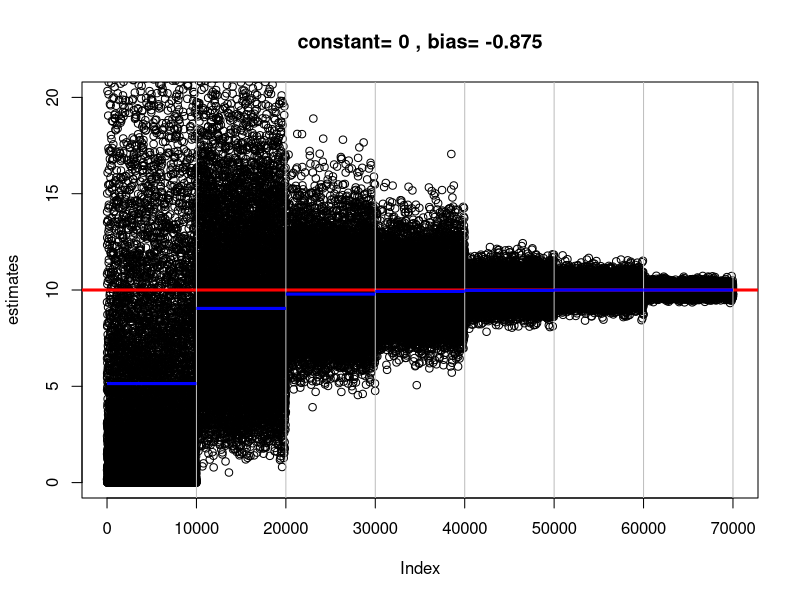
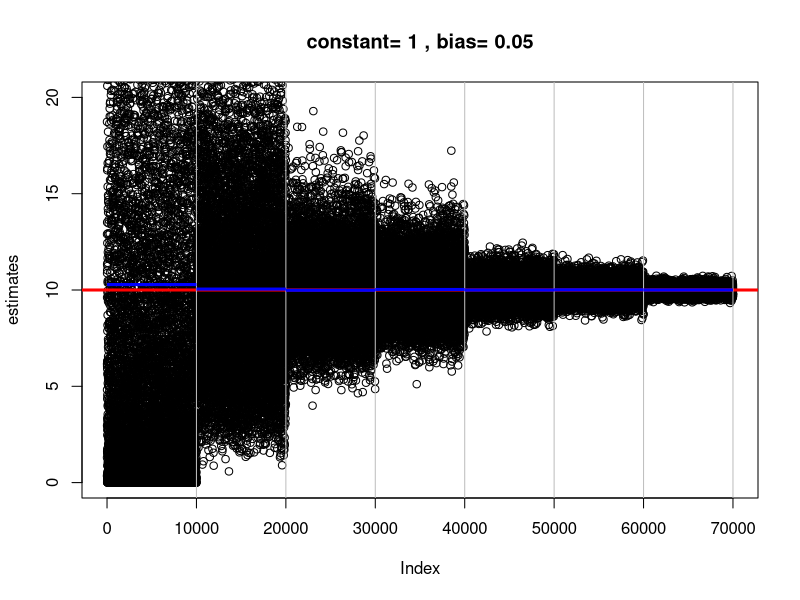
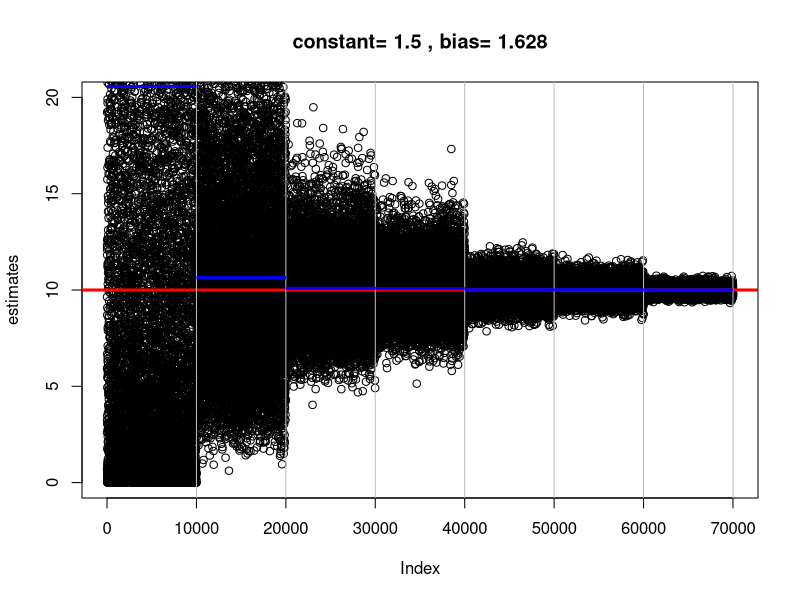

R code for these plots, in order:
# explaining Bessels Correction
# OR - why we divide by n-1 when computing a sample variance, or sd
# Peter Lugtig
# 9 september 2019
# adapted from http://lindeloev.net/misc/unbiased_sd.r

############################################

# Simulating different ways to correct for bias in estimates of sd.

var.real = 10  # correct standard deviation
n.samples = 10000  # number of samples to collect for each sample size
sizes = c(2,10,50,100,500,1000,5000)  # sample sizes to evaluate on
n.sizes = length(sizes)

plotResult = function(constant) {
  # Simulating data
  set.seed(42)
  i = 1
  estimates = rep(NA, n.samples*n.sizes)
  for(size in sizes) {
    for(sample in 1:n.samples) {
      # Draw sample from population
      x = rnorm(size, 0, sqrt(var.real))
      # Calculate population SD given this sample
      estimates[i] = (sum((x - mean(x))^2) / (length(x) - constant))
      i = i + 1
    }
  }
  
 # Plot individual data points
  title = paste('constant=', round(constant, 3), ', bias=', round(mean(estimates) - var.real, 3))
  plot(estimates, main=title, ylim=c(0, 2*var.real))
  
  # Plot estimates for each sample size
  abline(h=var.real, col='red', lwd=3)  # real sd
  for(i in 1:n.sizes) {
    abline(v=i*n.samples, col='grey')  # vertical lines
    start = (i-1)*n.samples
    end = i*n.samples
    var.sim = mean(estimates[start:end])
    segments(start, var.sim, end, var.sim, col='blue', lwd=3, lend='butt')  # estimated sd
  }
}

# Do simulations using different constants
#
plotResult(0)  # no correction, just sample sd (heavily biased)
plotResult(sqrt(1))  # Bessel's correction (somewhat biased)
plotResult(1.5)  # The "rule of thumb" unbiased correction

# you can try other numbers
# or if you really like this, you could replace " rnorm"  in the function wih different 
# functions (e.g. poisson) to explore that n-1 doesn't always give you the lowest bias.
